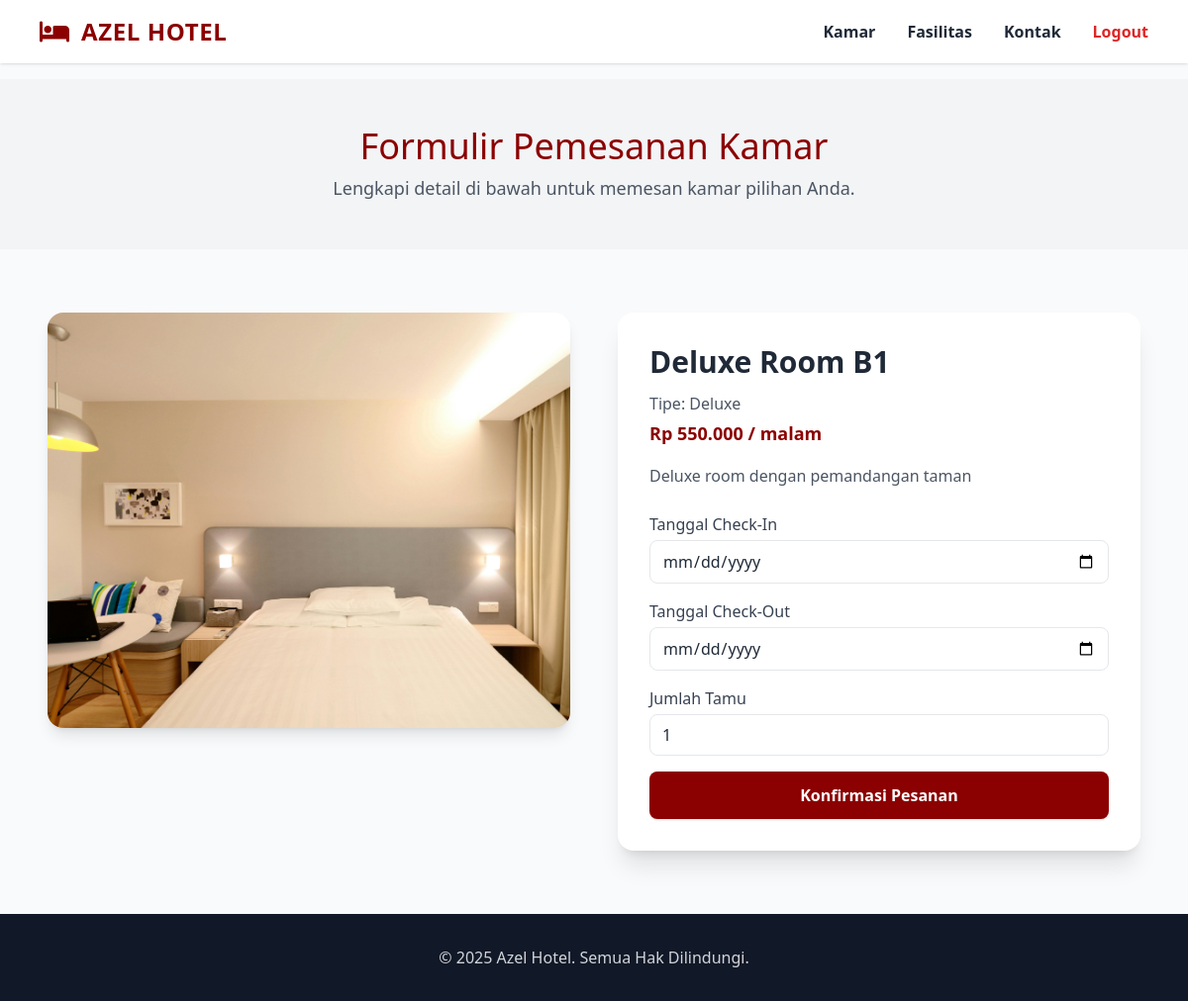
/booking.php?id=2 (signed in), run on the app's committed database.
### tables this page shows
CREATE TABLE `kamar` (
  `id_kamar` int NOT NULL,
  `id_tipe` int DEFAULT NULL,
  `nama_kamar` varchar(100) NOT NULL,
  `deskripsi` text,
  `harga_per_malam` decimal(10,2) NOT NULL,
  `foto` varchar(255) DEFAULT NULL,
  `status` enum('tersedia','tidak tersedia') DEFAULT 'tersedia'
);

CREATE TABLE `tipe_kamar` (
  `id_tipe` int NOT NULL,
  `nama_tipe` varchar(100) NOT NULL,
  `deskripsi` text,
  `fasilitas` text,
  `created_at` datetime DEFAULT CURRENT_TIMESTAMP
);

### booking.php (the view, shortened to what this page needs)
<?php
$db = new Database();
$conn = $db->connect();
$id = $_GET['id'];
$stmt = $conn->prepare("SELECT k.*, t.nama_tipe
                        FROM kamar k
                        JOIN tipe_kamar t ON k.id_tipe = t.id_tipe
                        WHERE k.id_kamar = ?");
$stmt->execute([$id]);
$room = $stmt->fetch(PDO::FETCH_ASSOC);
?>
<!DOCTYPE html>
<html lang="id">
<head>
  <script src="https://cdn.tailwindcss.com"></script>
  <link rel="stylesheet" href="https://cdnjs.cloudflare.com/ajax/libs/font-awesome/6.5.2/css/all.min.css">
</head>
<body class="bg-gray-50 text-gray-800">
<nav class="fixed top-0 left-0 w-full bg-white shadow z-40">
  <div class="flex items-center justify-between px-10 py-4 w-full">
    <div class="flex items-center gap-3">
      <i class="fas fa-bed text-2xl text-primary"></i>
      <a href="index.php" class="text-2xl font-bold text-primary tracking-wide">AZEL HOTEL</a>
    </div>
    <div class="hidden md:flex items-center gap-8">
      <a href="index.php#rooms" class="hover:text-primary font-semibold">Kamar</a>
      <a href="index.php#fasilitas" class="hover:text-primary font-semibold">Fasilitas</a>
      <a href="index.php#kontak" class="hover:text-primary font-semibold">Kontak</a>
      <a href="logout.php" class="text-red-600 hover:text-red-800 font-semibold">Logout</a>
    </div>
  </div>
</nav>
<header class="mt-20 bg-gray-100 py-12">
  <div class="max-w-5xl mx-auto text-center px-6">
    <h1 class="text-4xl font-extralight mb-2 text-primary">Formulir Pemesanan Kamar</h1>
    <p class="text-gray-600 text-lg">Lengkapi detail di bawah untuk memesan kamar pilihan Anda.</p>
  </div>
</header>
<section class="max-w-6xl mx-auto px-6 py-16 grid grid-cols-1 lg:grid-cols-2 gap-12 items-start">
  <div class="rounded-2xl overflow-hidden shadow-lg">
    <img src="uploads/<?php echo htmlspecialchars($room['foto']); ?>"
         alt="<?php echo htmlspecialchars($room['nama_kamar']); ?>"
         class="w-full h-[420px] object-cover">
  </div>
  <div class="bg-white rounded-2xl shadow-xl p-8">
    <h2 class="text-3xl font-semibold mb-3 text-gray-800">
      <?php echo htmlspecialchars($room['nama_kamar']); ?>
    </h2>
    <p class="text-gray-600 mb-1">Tipe: <span class="font-medium"><?php echo htmlspecialchars($room['nama_tipe']); ?></span></p>
    <p class="text-lg text-primary font-semibold mb-4">Rp <?php echo number_format($room['harga_per_malam'], 0, ',', '.'); ?> / malam</p>
    <p class="text-gray-600 mb-6 leading-relaxed"><?php echo nl2br(htmlspecialchars($room['deskripsi'])); ?></p>
    <form action="action_booking.php" method="POST" class="space-y-4">
      <div>
        <label class="block font-medium text-gray-700 mb-1">Tanggal Check-In</label>
        <input type="date" name="checkin" required class="border rounded-lg w-full px-3 py-2 focus:ring-2 focus:ring-primary outline-none">
      </div>
      <div>
        <label class="block font-medium text-gray-700 mb-1">Tanggal Check-Out</label>
        <input type="date" name="checkout" required class="border rounded-lg w-full px-3 py-2 focus:ring-2 focus:ring-primary outline-none">
      </div>
      <div>
        <label class="block font-medium text-gray-700 mb-1">Jumlah Tamu</label>
        <input type="number" name="jumlah_tamu" min="1" value="1" required class="border rounded-lg w-full px-3 py-2 focus:ring-2 focus:ring-primary outline-none">
      </div>
      <button type="submit" class="bg-primary hover:bg-red-900 text-white font-semibold py-3 px-6 rounded-lg w-full transition duration-200 shadow">
        Konfirmasi Pesanan
      </button>
    </form>
  </div>
</section>
<footer class="bg-gray-900 text-gray-300 py-8 text-center">
  <p>&copy; <?php echo date('Y'); ?> Azel Hotel. Semua Hak Dilindungi.</p>
</footer>
</body>
</html>

### booking.php (style rules this page uses)
:root { --primary: #8b0000; }
.bg-primary { background-color: var(--primary); }
.text-primary { color: var(--primary); }

### data on the page
kamar: foto (picture), nama_kamar "Deluxe Room B1", id_tipe.nama_tipe "Deluxe", harga_per_malam "550.000", deskripsi "Deluxe room dengan pemandangan taman"
